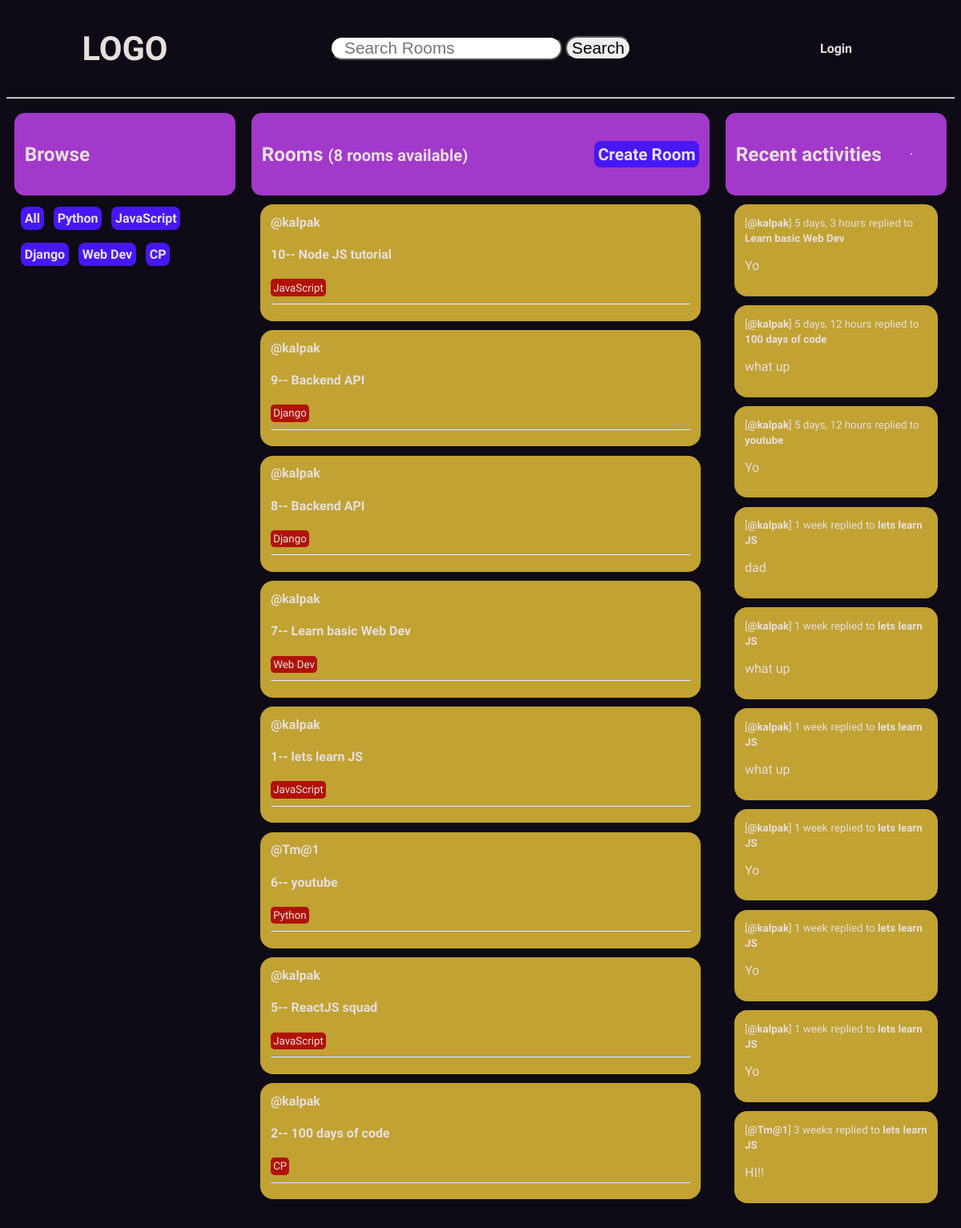
Before: / with the older database file.
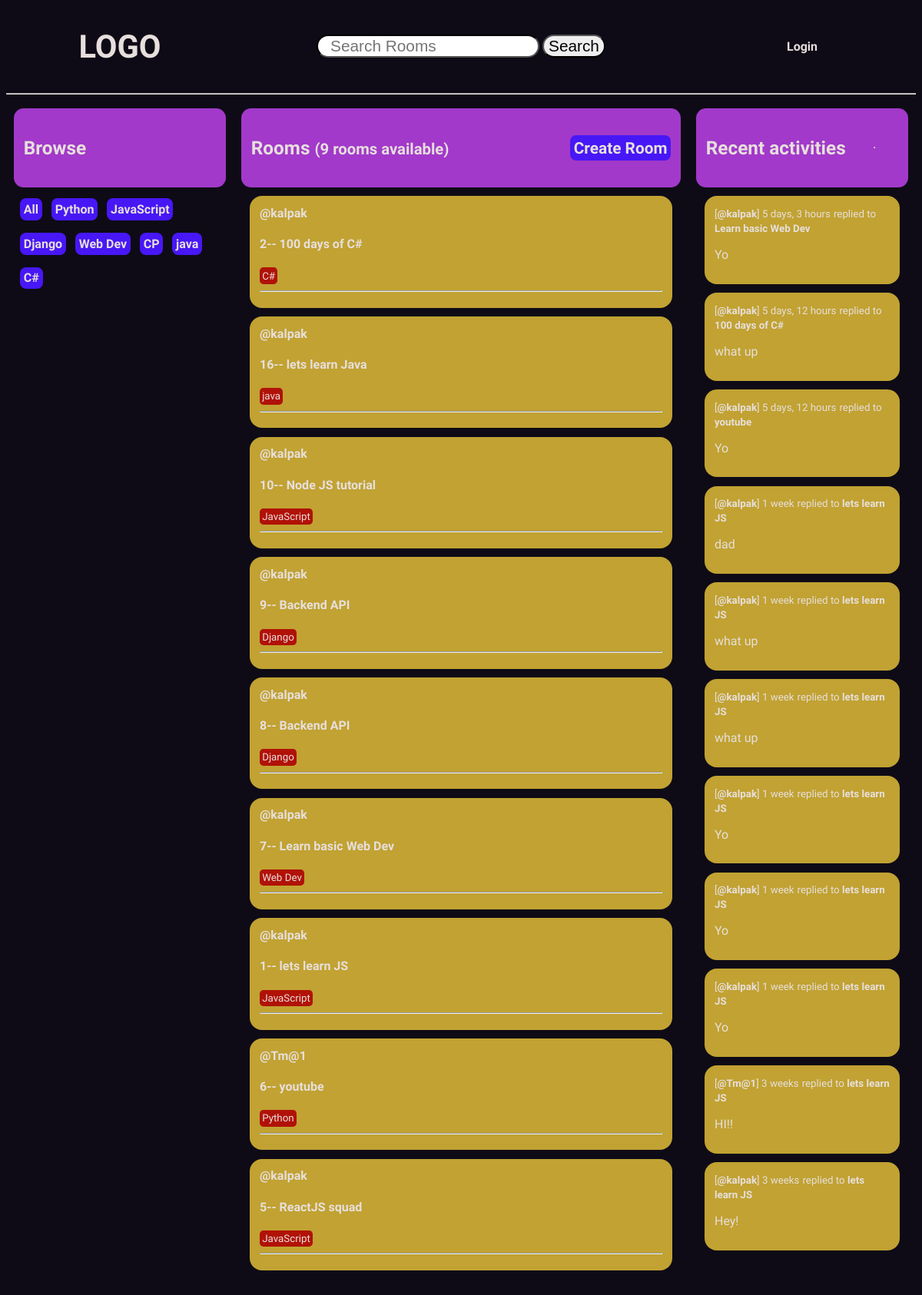
After: the same page with the newer database file.
### base/models.py (models this page shows, shortened)
class Topic(models.Model):
    name = models.CharField(max_length = 200)

class Room(models.Model):
    host = models.ForeignKey(User, on_delete= models.SET_NULL, null= True)
    topic = models.ForeignKey(Topic, on_delete= models.SET_NULL, null= True)
    name = models.CharField(max_length = 200)
    description = models.TextField(null=True, blank = True)
    participants = models.ManyToManyField(User, related_name='participants', blank=True)
    updated = models.DateTimeField(auto_now = True)
    created = models.DateTimeField(auto_now_add = True)
    class Meta:
        ordering = ['-updated', '-created']
    def __str__(self):
        return self.name

class message(models.Model):
    user = models.ForeignKey(User, on_delete= models.CASCADE)
    room = models.ForeignKey(Room, on_delete= models.CASCADE)
    body = models.TextField()
    updated = models.DateTimeField(auto_now = True)
    created = models.DateTimeField(auto_now_add = True)
    class Meta:
        ordering = ['-updated', '-created']
    def __str__(self):
        return self.body[0:50]

### base/views.py (the view)
# urls.py: path('', views.home, name="home"),
def home(request):
    q = request.GET.get('q') if request.GET.get('q') != None else ''
    rooms = Room.objects.filter(
        Q(topic__name__icontains = q) |
        Q(name__icontains = q) |
        Q(id__contains = q)
        )
    room_count = rooms.count()
    topics = Topic.objects.all()
    rooom_messages = message.objects.filter(Q(room__topic__name__icontains = q))
    context = {
        'rooms' : rooms,
        'topics' : topics,
        'room_count' : room_count,
        'room_messages' : rooom_messages,
    }
    return render(request, 'base/home.html', context)

### base/templates/base/home.html (shortened to what this page needs)
<!DOCTYPE html>
<html lang="en">
<head>
</head>
<body>
    {% extends 'main.html' %}
    {% block content %}
    <div class="homecontainer">
        <div class="sidebar">
            {% include 'base/topics_component.html' %}
        </div>
        <div class="middle">
            {% include 'base/feed_component.html' %}
        </div>
        <div class="recent">
            {% include 'base/activity_component.html' %}
        </div>
    </div>
    {% endblock content %}

### base/templates/base/topics_component.html
<div class="browse-header">
    <h3>Browse</h3>
</div>
<div class="browse-card">
    <a href="{% url 'home' %}">All</a>
    {% for topic in topics %}
    <a href="{% url 'home' %}?q={{topic.name}}">{{topic.name}}</a>
    {% endfor %}
</div>

### base/templates/base/feed_component.html (shortened to what this page needs)
<div class="Room-header">
    <h3>Rooms <small>({{room_count}} rooms available)</small></h3>
    <div class="create-room">
        <a href="{% url 'create_room' %}">Create Room</a>
    </div>
</div>
<div class="feed-container">
    {% for room in rooms %}
        <div class="feed-card">
            <div class="room-info">
                <a href="{% url 'user_profile' room.host.id %}">@{{room.host.username}}</a>
                <h4>{{room.id}}-- <a href="{% url 'room' room.id %}">{{room.name}}</a></h4>
            </div>
            <div class="room-topics">
                <small>{{room.topic.name}}</small>
                <hr>
            </div>
        </div>
    {% endfor %}
</div>

### base/templates/base/activity_component.html (shortened to what this page needs)
<div class="recent-header">
    <h3>Recent activities</h3>
    <hr>
</div>
{% for message in room_messages %}
    <div class="recent-card">
        <small>[<a href="{% url 'user_profile' message.user.id %}">@{{message.user}}</a>] {{message.created | timesince}}</small>
        <small>replied to <strong>{{message.room}}</strong></small>
        <p>{{message}}</p>
    </div>
{% endfor %}

Changed rows visible on the page:
added Topic: name "java"
added Topic: name "C#"
changed Room id 2: name "100 days of code" → "100 days of C#"; topic.name "CP" → "C#"; moves up the list
added Room: host.username "kalpak", id "16", name "lets learn Java", topic.name "java"
changed through a linked row, message: room "100 days of code" → "100 days of C#"
now on this page (row unchanged): message: user "kalpak", created "3 weeks", room "lets learn JS", body "Hey!"
Other visible differences:
{{ room_count }}: "8" → "9"
